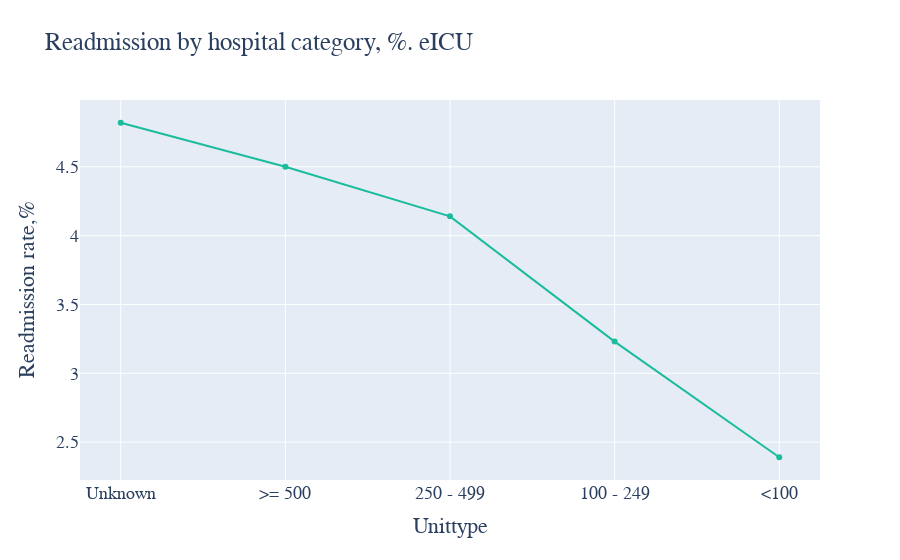

The notebook cell this image was saved under:
### Code cell
fig = go.Figure()

fig.add_trace(go.Scatter(
    x=readmission_rate_by_hosp_category_eICU_plot['numbedscategory'],
    y=readmission_rate_by_hosp_category_eICU_plot['perc'],
    line=dict(color="#1ABC9C"),
    connectgaps=True # override default to connect the gaps
))

fig.update_layout(
    title="Readmission by hospital category, %. eICU",
    xaxis_title="Unittype",
    yaxis_title="Readmission rate,%",
    font=dict(
        family="Courier New, monospace",
        size=18,
        #
    )
)

### Figure 1 — Plotly figure (JSON) as saved in the notebook; plotly's stock layout.template omitted (floating-point values rounded to 4 significant figures)
{"data": [{"connectgaps": true, "line": {"color": "#1ABC9C"}, "type": "scatter", "x": ["Unknown", ">= 500", "250 - 499", "100 - 249", "<100"], "y": [4.82, 4.5, 4.14, 3.23, 2.39]}], "layout": {"autosize": true, "font": {"family": "Courier New, monospace", "size": 18}, "title": {"text": "Readmission by hospital category, %. eICU"}, "xaxis": {"autorange": true, "range": [-0.2283, 4.228], "title": {"text": "Unittype"}, "type": "category"}, "yaxis": {"autorange": true, "range": [2.189, 5.021], "title": {"text": "Readmission rate,%"}, "type": "linear"}}}
